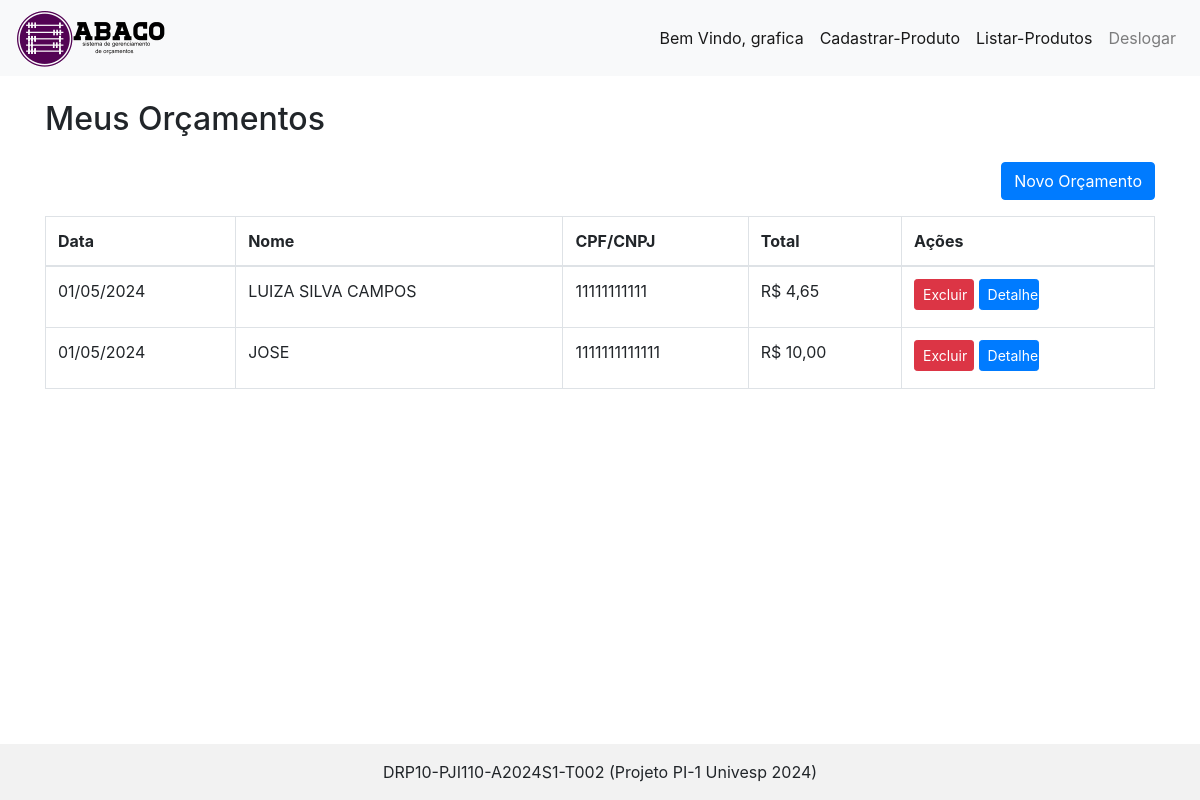
Page /home/all/ (signed in) on the earlier database version.
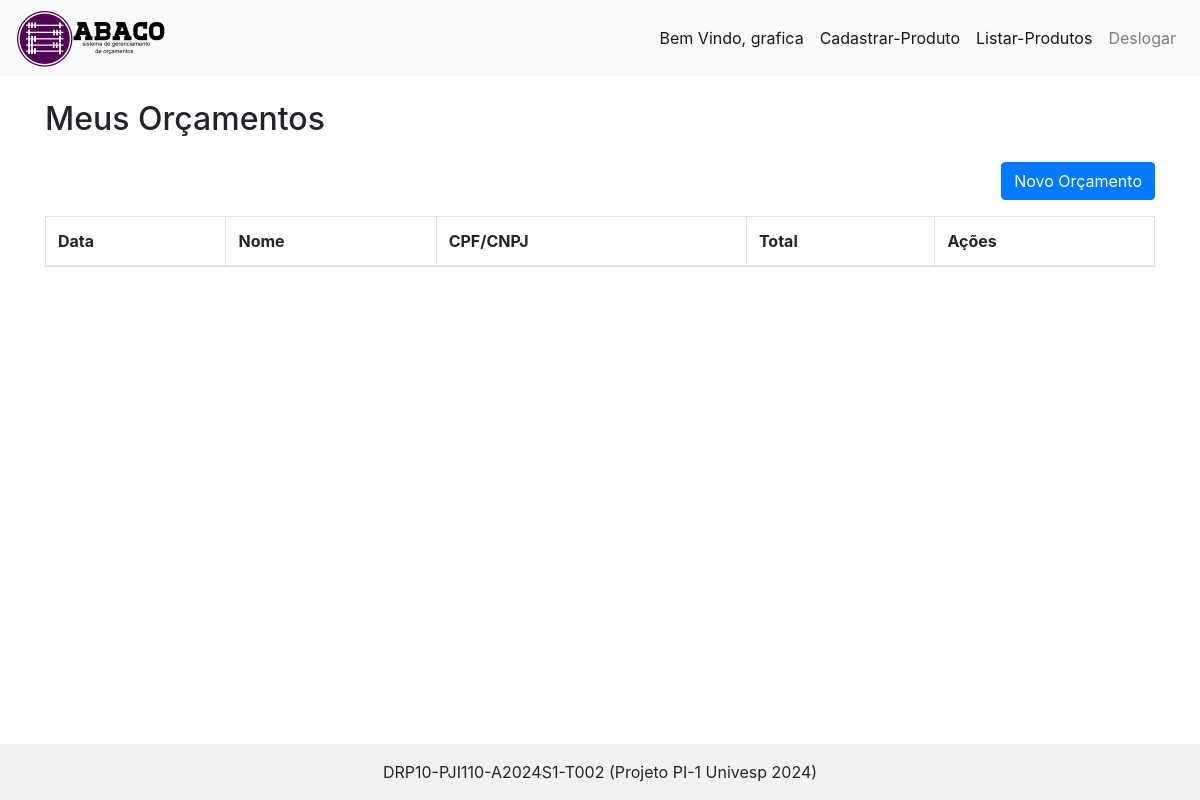
Same page on the later database version.
### home/models.py (models this page shows, shortened)
class Pedido(models.Model):
    data = models.DateField()
    nome_cliente = models.CharField(max_length=100)
    contato = models.CharField(max_length=11)
    cpf_cnpj = models.CharField(max_length=14)
    produto = models.CharField(max_length=100)
    quantidade = models.IntegerField()
    valor_unitario = models.DecimalField(max_digits=10, decimal_places=2)
    descricao_pedido = models.TextField()
    descricao_impresso = models.TextField()
    valor_total = models.DecimalField(max_digits=10, decimal_places=2)
    class Meta:
        ordering = ['-id']  # Ordenar por data_pedido em ordem decrescente

### home/views.py (the view)
# urls.py: path('all/', views.all, name="all"),
@login_required
def all(request):
    pedidos = Pedido.objects.all()
    now = datetime.now()
    ano = str(now.year).zfill(4)
    mes = str(now.month).zfill(2)
    dia = str(now.day).zfill(2)
    data_atual = ano + mes + dia
    for pedido in pedidos:
        pedido.nome_cliente = pedido.nome_cliente.upper() if pedido.nome_cliente else ''
        pedido.cpf_cnpj = pedido.cpf_cnpj.upper() if pedido.cpf_cnpj else ''
    context = {
        'data_atual': data_atual,
        'pedidos': pedidos
    }
    return render(request, 'all.html', context )

### home/templates/all.html (shortened to what this page needs)
    <!DOCTYPE html>
    {% load static %}
    <html lang="pt-BR">
        <head>
            <link href="https://maxcdn.bootstrapcdn.com/bootstrap/4.5.2/css/bootstrap.min.css" rel="stylesheet">
            <link rel="stylesheet" href="https://cdnjs.cloudflare.com/ajax/libs/font-awesome/5.15.4/css/all.min.css">
        </head>
        <body>
            <nav class="navbar navbar-expand-lg navbar-light bg-light">
                <div class="logo">
                    <img src="{% static 'image/logo_abaco.png' %}" />
                </div>
                <div class="collapse navbar-collapse justify-content-end" id="navbarNav">
                    <ul class="navbar-nav">
                        <li class="nav-item active">
                            <a class="nav-link" href="#">Bem Vindo, {{ user.get_username }} <span class="sr-only">(current)</span></a>
                        </li>
                        <li class="nav-item active">
                            <a class="nav-link" href="{% url 'cadastrar_produto' %}">Cadastrar-Produto</span></a>
                        </li>
                        <li class="nav-item active">
                            <a class="nav-link" href="{% url 'listar_produtos' %}">Listar-Produtos</span></a>
                        </li>
                        <li class="nav-item">
                            <a href="{% url 'logout' %}" onclick="event.preventDefault(); document.getElementById('logout-form').submit();" class="nav-link" role="button">Deslogar</a>
                        </li>
                    </ul>
                </div>
            </nav>
            <div class="container mt-4">
                <h2 class="mb-4">Meus Orçamentos</h2>
                <div class="d-flex justify-content-end mb-3">
                    <a href="{% url 'criar_pedido' %}" class="btn btn-primary new-orcamento-btn" role="button">Novo Orçamento</a>
                </div>
                <div class="table-responsive">
                    <table class="table table-bordered">
                        <thead>
                            <tr>
                                <th>Data</th>
                                <th>Nome</th>
                                <th>CPF/CNPJ</th>
                                <th>Total</th>
                                <th>Ações</th>
                            </tr>
                        </thead>
                        <tbody>
                            {% for pedido in pedidos %}
                            <tr>
                                <td>{{ pedido.data|date:"d/m/Y" }}</td>
                                <td>{{ pedido.nome_cliente }}</td>
                                <td>{{ pedido.cpf_cnpj }}</td>
                                <td>R$ {{ pedido.valor_total }}</td>
                                <td>
                                    <a href="{% url 'excluir_pedido' pedido.id %}" class="btn btn-danger btn-sm" style="width: 60px; margin-bottom: 5px;">Excluir</a>
                                    <a href="{% url 'imprimir_pedido' pedido.id %}" target="_blank" class="btn btn-primary btn-sm" style="width: 60px; margin-bottom: 5px;">Detalhe</a>
                                </td>
                            </tr>
                            {% endfor %}
                        </tbody>
                    </table>
                </div>
            </div>
            <footer class="footer fixed-bottom">
                <div class="text-center p-3" style="background-color: rgba(0, 0, 0, 0.05);">
                    <a class="text-body" target=blank href="https://github.com/phaleixo/orcamento">DRP10-PJI110-A2024S1-T002 (Projeto PI-1 Univesp 2024)</a>
                </div>
            </footer>
        </body>
    </html>

Differences in the rows shown:
removed Pedido: data "01/05/2024", nome_cliente "LUIZA SILVA CAMPOS", cpf_cnpj "11111111111", valor_total "4,65"
removed Pedido: data "01/05/2024", nome_cliente "JOSE", cpf_cnpj "1111111111111", valor_total "10,00"
